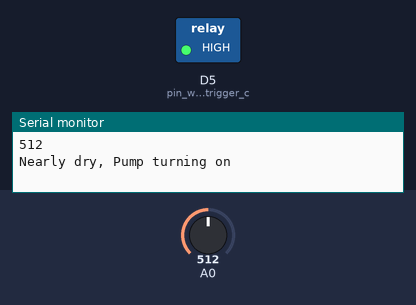
This sketch was run on a simulated ESP8266 (NodeMCU). Shown: switched loads named in the sketch (green lamp = pin HIGH), the last lines printed to the serial monitor. The test bench sets the inputs (shaded band); at power-on: A0 = 512. WiFi joins after 1.5 s; servers stay silent unless stated.

Above: at 3.0 s.
3.1 s: A0 set to 8
5.0 s: A0 set to 5
At 7.2 s:
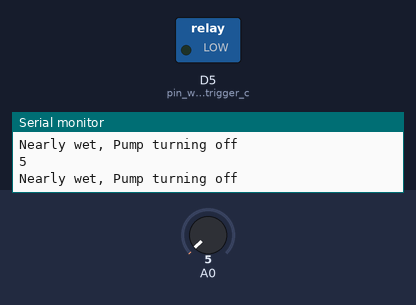
8.3 s: A0 set to 42
10.0 s: A0 set to 48
At 11.1 s:
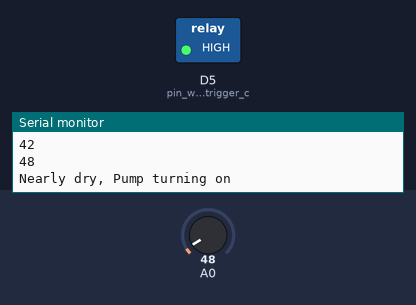
12.3 s: A0 set to 0
At 13.8 s:
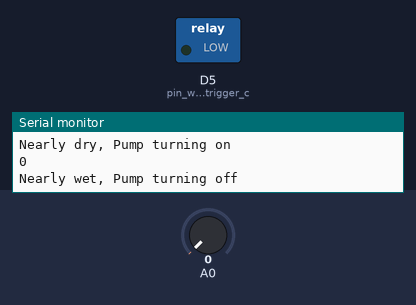
Timing chart, 0 to 15.3 s (numbered marks = the images above; inputs shaded):
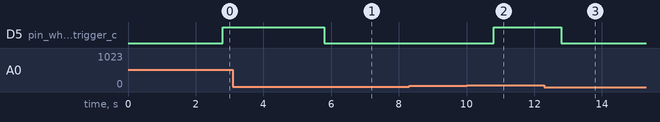

Measured:
- the behaviour switches between 7 and 6 on A0 (found by bisection; images 0 and 1)
- the behaviour switches between 44 and 45 on A0 (found by bisection; images 1 and 2)
- after the input at 5.0 s, D5 (pin_where_relay_trigger_c): HIGH → LOW after 0.80 s
- after the input at 10.0 s, D5 (pin_where_relay_trigger_c): LOW → HIGH after 0.80 s
- after the input at 12.3 s, D5 (pin_where_relay_trigger_c): HIGH → LOW after 0.50 s

The sketch:

r_d.ino
```cpp
#include <ESP8266WiFi.h>
#include <BlynkSimpleEsp8266.h>

const int AirValue = 50;   //replace the value from calibration in air
const int WaterValue = 0;  //replace the value from calibration in water
int soilMoistureValue = 0;
int soilmoisturepercent = 0;
BlynkTimer timer;
char auth[] = "Jdr6OZuoUSK-S-Fvr6tW-2M4N3HHLpEn";              //Authentication code sent by Blynk
char ssid[] = "--------------------------";                    //WiFi SSID
char pass[] = "--------------------------";                    //WiFi Password
void MainFunction() {
  soilMoistureValue = analogRead(A0); //Mention where the analog pin is connected on NodeMCU
  Serial.println(soilMoistureValue);
  soilmoisturepercent = map(soilMoistureValue, AirValue, WaterValue, 0, 100);
  if (soilmoisturepercent < 10) // change this at what level the pump turns on
  {
    Serial.println("Nearly dry, Pump turning on");
    digitalWrite(D5, HIGH); // Low percent high signal to relay to turn on pump
  }
  else if (soilmoisturepercent > 85) // max water level should be
  {
    Serial.println("Nearly wet, Pump turning off");
    digitalWrite(D5, LOW); // high percent water high signal to relay to turn off pump
  }
  Blynk.virtualWrite(V2, soilmoisturepercent); //display the moisture percent.
}

void setup() {
  pinMode(D5, OUTPUT); // pin where relay trigger connected
  Serial.begin(9600); // open serial port, set the baud rate to 9600 bps
  Blynk.begin(auth,ssid,pass);
  timer.setInterval(1000L, MainFunction);

}
void loop() {
  Blynk.run();
  timer.run(); // Initiates BlynkTimer
}
```
